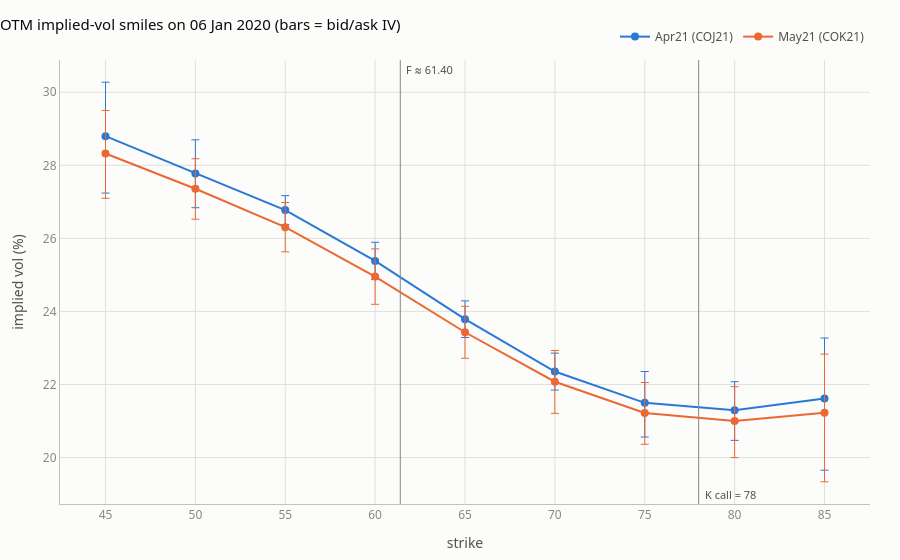

The code cell stored with this chart in its notebook:
### Markdown cell above
### 6.2 Smiles at inception

### Code cell
smile_apr21 = eda.smile_snapshot(enriched, LEG_OPTIONS[0], INCEPTION).set_index("strike")
assert smile_apr21.loc[45.0, "iv_settle"] > smile_apr21.loc[75.0, "iv_settle"]  # put skew
assert smile_apr21.loc[85.0, "iv_settle"] > smile_apr21.loc[80.0, "iv_settle"]  # call wing up
assert smile_apr21.index.min() < 78 < smile_apr21.index.max()  # 78 bracketed at t0
figures["Smiles at inception"].show()
(100 * smile_apr21[["iv_bid", "iv_settle", "iv_ask"]]).round(2)

### Figure 1 — Plotly figure (JSON) as saved in the notebook; plotly's stock layout.template omitted (floating-point values rounded to 4 significant figures)
{"data": [{"customdata": [[27.24, 30.28], [26.84, 28.7], [26.38, 27.17], [24.87, 25.89], [23.29, 24.29], [21.85, 22.86], [20.56, 22.35], [20.47, 22.08], [19.65, 23.27]], "error_y": {"array": [1.477, 0.9222, 0.3964, 0.5106, 0.5006, 0.5033, 0.857, 0.7822, 1.657], "arrayminus": [1.558, 0.9366, 0.3971, 0.5105, 0.5009, 0.5066, 0.9364, 0.8231, 1.961], "symmetric": false, "thickness": 1, "type": "data", "width": 4}, "hovertemplate": "K=%{x}: %{y:.2f}% (bid %{customdata[0]:.2f}, ask %{customdata[1]:.2f})", "line": {"color": "#2a78d6", "width": 2}, "marker": {"size": 8}, "mode": "lines+markers", "name": "Apr21 (COJ21)", "type": "scatter", "x": [45.0, 50.0, 55.0, 60.0, 65.0, 70.0, 75.0, 80.0, 85.0], "y": [28.8, 27.78, 26.77, 25.38, 23.79, 22.35, 21.5, 21.29, 21.62]}, {"customdata": [[27.1, 29.5], [26.52, 28.18], [25.63, 26.98], [24.19, 25.71], [22.72, 24.14], [21.21, 22.93], [20.36, 22.05], [20.0, 21.94], [19.34, 22.83]], "error_y": {"array": [1.177, 0.8224, 0.6748, 0.759, 0.7106, 0.8552, 0.8325, 0.9404, 1.603], "arrayminus": [1.225, 0.8327, 0.6767, 0.7587, 0.7115, 0.8653, 0.8581, 1.001, 1.891], "symmetric": false, "thickness": 1, "type": "data", "width": 4}, "hovertemplate": "K=%{x}: %{y:.2f}% (bid %{customdata[0]:.2f}, ask %{customdata[1]:.2f})", "line": {"color": "#eb6834", "width": 2}, "marker": {"size": 8}, "mode": "lines+markers", "name": "May21 (COK21)", "type": "scatter", "x": [45.0, 50.0, 55.0, 60.0, 65.0, 70.0, 75.0, 80.0, 85.0], "y": [28.32, 27.36, 26.31, 24.95, 23.43, 22.08, 21.22, 21.0, 21.23]}], "layout": {"annotations": [{"font": {"color": "#52514e", "size": 11}, "showarrow": false, "text": "F ≈ 61.40", "x": 61.4, "xanchor": "left", "xref": "x", "xshift": 4, "y": 1, "yanchor": "top", "yref": "paper"}, {"font": {"color": "#52514e", "size": 11}, "showarrow": false, "text": "K call = 78", "x": 78.0, "xanchor": "left", "xref": "x", "xshift": 4, "y": 0, "yanchor": "bottom", "yref": "paper"}], "font": {"color": "#52514e", "family": "system-ui, -apple-system, \"Segoe UI\", sans-serif", "size": 12}, "hoverlabel": {"bgcolor": "#fcfcfb", "font": {"color": "#0b0b0b"}}, "hovermode": "x unified", "legend": {"orientation": "h", "x": 1, "xanchor": "right", "y": 1.02, "yanchor": "bottom"}, "margin": {"b": 50, "l": 60, "r": 30, "t": 60}, "paper_bgcolor": "#fcfcfb", "plot_bgcolor": "#fcfcfb", "shapes": [{"line": {"color": "#898781", "width": 1}, "type": "line", "x0": 61.4, "x1": 61.4, "xref": "x", "y0": 0, "y1": 1, "yref": "paper"}, {"line": {"color": "#898781", "width": 1}, "type": "line", "x0": 78.0, "x1": 78.0, "xref": "x", "y0": 0, "y1": 1, "yref": "paper"}], "title": {"font": {"color": "#0b0b0b", "size": 15}, "text": "OTM implied-vol smiles on 06 Jan 2020 (bars = bid/ask IV)", "x": 0, "xanchor": "left"}, "xaxis": {"gridcolor": "#e1e0d9", "linecolor": "#c3c2b7", "showline": true, "tickfont": {"color": "#898781"}, "title": {"font": {"color": "#52514e"}, "text": "strike"}, "zeroline": false}, "yaxis": {"gridcolor": "#e1e0d9", "linecolor": "#c3c2b7", "tickfont": {"color": "#898781"}, "title": {"font": {"color": "#52514e"}, "text": "implied vol (%)"}, "zeroline": false}}}
